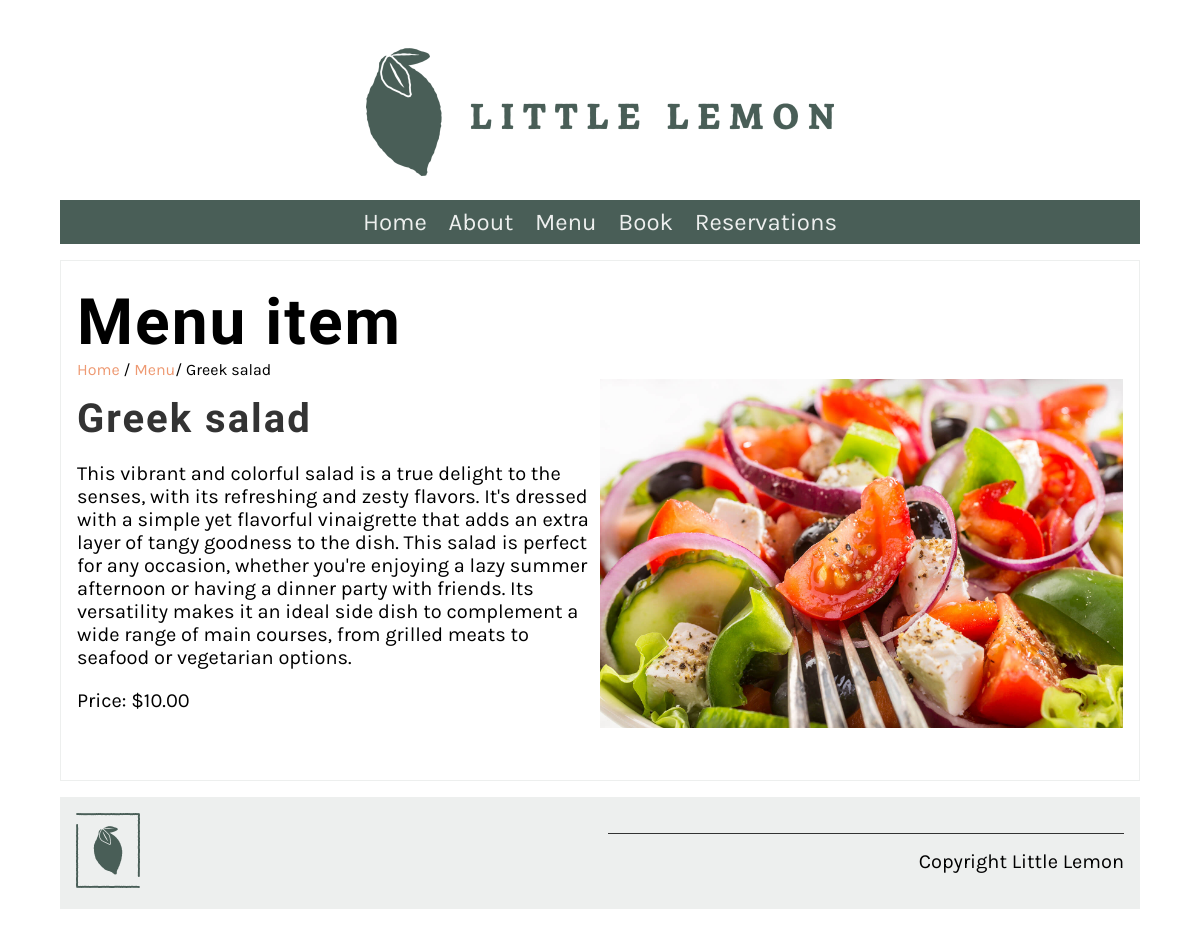
Page /booking/menu_item/13/ on the committed database.
### booking_app/models.py (models this page shows)
class Menu(models.Model):
    item_name = models.CharField(max_length=200)
    category = models.CharField(max_length=200)
    description = models.TextField(max_length=1000, default='description will be added soon')
    price = models.IntegerField()

### booking_app/views.py (the view)
# urls.py: path('menu_item/<int:pk>/', views.display_menu_item, name="menu_item"),
def display_menu_item(request, pk=None):
    if pk:
        menu_item = Menu.objects.get(pk=pk)
    else:
        menu_item = ""
    context = {'menu_item': menu_item}
    return render(request, 'menu_item.html', context)

### booking_app/templates/menu_item.html
{% extends 'base.html' %}
{% load static %}
{% block content %}
<section>
   <article>
      <h1>Menu item</h1>
      <span>
         <a href="{% url 'home' %}">Home</a> /
         <a href="{% url 'menu' %}">Menu</a>/
         {{menu_item.item_name}}
      </span>
      <div class="row">
         <div class="column">
            <h2>
                {{ menu_item.item_name }}
            </h2>
            <p>
                {{ menu_item.description }}
            </p>
            <p>
                Price: ${{ menu_item.price }}.00
            </p>
         </div>
         <div class="column">
            <img src="{% static 'img/menu_items/' %}{{menu_item.item_name}}.jpg" alt="{{ menu_item.item_name }}" />
        </div>
      </div>
   </article>
</section>
{% endblock %}

### booking_app/static/css/style.css (style rules this page uses)
body { font-family: 'Karla', sans-serif; margin-top: 3rem; margin-bottom: 3rem; margin-left: 5%; margin-right: 5%; }
h1, h2, h3, h4, h5, h6 { font-family: 'Markazi Text', serif; letter-spacing: 2px;; }
h1 { font-size: 4rem; margin-top: 1.5rem; margin-bottom: 0; }
h2 { font-size: 2.5rem; color: #333333; margin:1rem 0; }
p, ul { font-size: 1.25rem;; }
a { color: #EE9972; text-decoration: none; }
section { display: flex; gap: 2rem 1rem; margin-top: 1rem; margin-bottom: 1rem; flex-direction: row; }
article { flex:1; }
article img { max-width: 100%; }
main article { border: 1px solid #EDEFEE; padding-left: 1rem; padding-right: 1rem; }
.row { display: flex; flex-direction: row; width: 100%; padding-bottom: 1rem; }
.column { flex-basis: 50%; margin-bottom: 1rem; padding-bottom: 1rem; }

### rows in the picture
Menu: item_name "Greek salad", description "This vibrant and colorful salad is a true delight to the senses, with its refreshing and zesty flavors. It's dressed with a simple yet flavorful vinaigrette that adds an extra layer of tangy goodness to the dish. This salad is perfect for any occasion, whether you're enjoying a lazy summer afternoon or having a dinner party with friends. Its versatility makes it an ideal side dish to complement a wide range of main courses, from grilled meats to seafood or vegetarian options.", price "10", item_name (picture)
